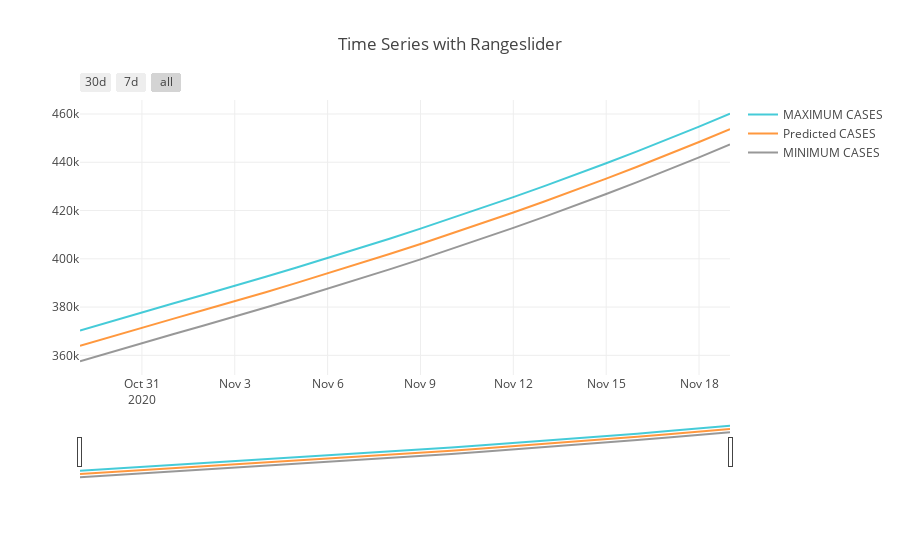

Notebook source saved alongside this figure:
### Code cell
import plotly.graph_objs as go
from plotly.offline import init_notebook_mode, iplot
init_notebook_mode(connected=True)
import plotly.plotly as py
import plotly
import pandas as pd
import datetime


df['Date'] = df['Date'].apply(pd.to_datetime)

df['Date'] = df['Date'].astype('str') 
df['high'] = df['Confirm_max'].astype('double')
df['low'] = df['Confirm_min'].astype('double') 


df.fillna(0)
df.head()


high = go.Scatter(
    x=df.Date,
    y=df['Confirm_max'],
    name = "MAXIMUM CASES",
    line = dict(color = '#17BECF'),
    opacity = 0.8)

medium = go.Scatter(
    x=df.Date,
    y=df['Confirmed_predicted'],
    name = "Predicted CASES",
    line = dict(color = '#ff7f0e'),
    opacity = 0.8)


low = go.Scatter(
    x=df.Date,
    y=df['Confirm_min'],
    name = "MINIMUM CASES",
    line = dict(color = '#7F7F7F'),
    opacity = 0.8)

data = [high,medium,low]

layout = dict(
    title='Time Series with Rangeslider',
      xaxis=dict(
        rangeselector=dict(
            buttons=list([
                dict(count=30,
                     label='30d',
                     step='day',
                     stepmode='backward'),
                dict(count=7,
                     label='7d',
                     step='day',
                     stepmode='backward'),
                dict(step='all')
            ])
        ),
        rangeslider=dict(
            visible = True
        ),
        type='date'
    )
)

fig = dict(data=data, layout=layout)

iplot(fig, filename = "Time Series with Rangeslider")
plotly.offline.plot(fig, filename='Plotly_Stock.html')

### Figure 1 — Plotly figure (JSON) as saved in the notebook; plotly's stock layout.template omitted (floating-point values rounded to 4 significant figures)
{"data": [{"line": {"color": "#17BECF"}, "name": "MAXIMUM CASES", "opacity": 0.8, "type": "scatter", "uid": "9aacc753-16c1-47e1-a654-88c601defabc", "x": ["2020-10-29", "2020-10-30", "2020-10-31", "2020-11-01", "2020-11-02", "2020-11-03", "2020-11-04", "2020-11-05", "2020-11-06", "2020-11-07", "2020-11-08", "2020-11-09", "2020-11-10", "2020-11-11", "2020-11-12", "2020-11-13", "2020-11-14", "2020-11-15", "2020-11-16", "2020-11-17", "2020-11-18", "2020-11-19"], "y": [370300.0, 374100.0, 377800.0, 381500.0, 385100.0, 388700.0, 392500.0, 396400.0, 400300.0, 404300.0, 408300.0, 412500.0, 416800.0, 421100.0, 425600.0, 430100.0, 434800.0, 439600.0, 444500.0, 449600.0, 454800.0, 460100.0]}, {"line": {"color": "#ff7f0e"}, "name": "Predicted CASES", "opacity": 0.8, "type": "scatter", "uid": "42139def-367a-4c93-8f74-b640725e5439", "x": ["2020-10-29", "2020-10-30", "2020-10-31", "2020-11-01", "2020-11-02", "2020-11-03", "2020-11-04", "2020-11-05", "2020-11-06", "2020-11-07", "2020-11-08", "2020-11-09", "2020-11-10", "2020-11-11", "2020-11-12", "2020-11-13", "2020-11-14", "2020-11-15", "2020-11-16", "2020-11-17", "2020-11-18", "2020-11-19"], "y": [363900.0, 367700.0, 371500.0, 375100.0, 378800.0, 382300.0, 386200.0, 390000.0, 394000.0, 397900.0, 402000.0, 406200.0, 410400.0, 414700.0, 419200.0, 423700.0, 428400.0, 433200.0, 438200.0, 443200.0, 448400.0, 453700.0]}, {"line": {"color": "#7F7F7F"}, "name": "MINIMUM CASES", "opacity": 0.8, "type": "scatter", "uid": "fd9b8765-ffeb-4c02-99fe-936ddfa75261", "x": ["2020-10-29", "2020-10-30", "2020-10-31", "2020-11-01", "2020-11-02", "2020-11-03", "2020-11-04", "2020-11-05", "2020-11-06", "2020-11-07", "2020-11-08", "2020-11-09", "2020-11-10", "2020-11-11", "2020-11-12", "2020-11-13", "2020-11-14", "2020-11-15", "2020-11-16", "2020-11-17", "2020-11-18", "2020-11-19"], "y": [357600.0, 361400.0, 365100.0, 368800.0, 372400.0, 376000.0, 379800.0, 383700.0, 387600.0, 391600.0, 395600.0, 399800.0, 404000.0, 408400.0, 412800.0, 417400.0, 422100.0, 426900.0, 431800.0, 436800.0, 442000.0, 447400.0]}], "layout": {"title": {"text": "Time Series with Rangeslider"}, "xaxis": {"rangeselector": {"buttons": [{"count": 30, "label": "30d", "step": "day", "stepmode": "backward"}, {"count": 7, "label": "7d", "step": "day", "stepmode": "backward"}, {"step": "all"}]}, "rangeslider": {"visible": true}, "type": "date"}}}
